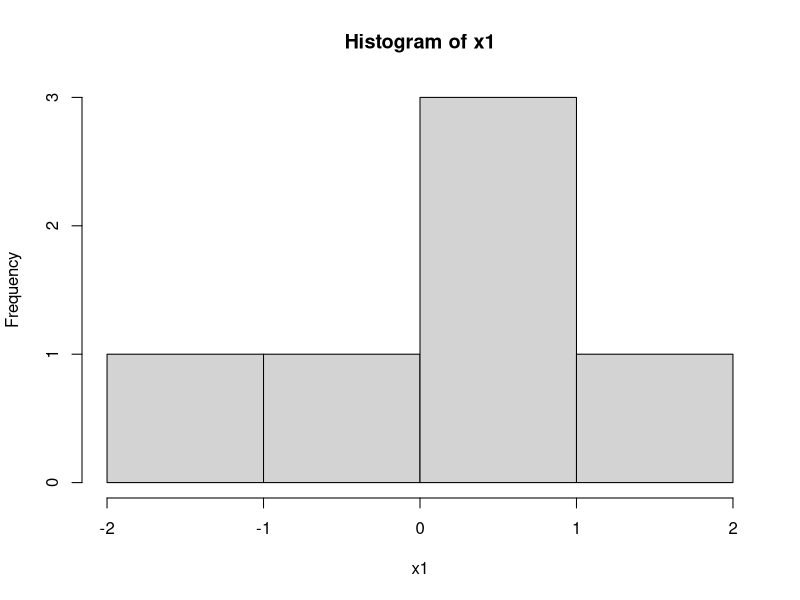
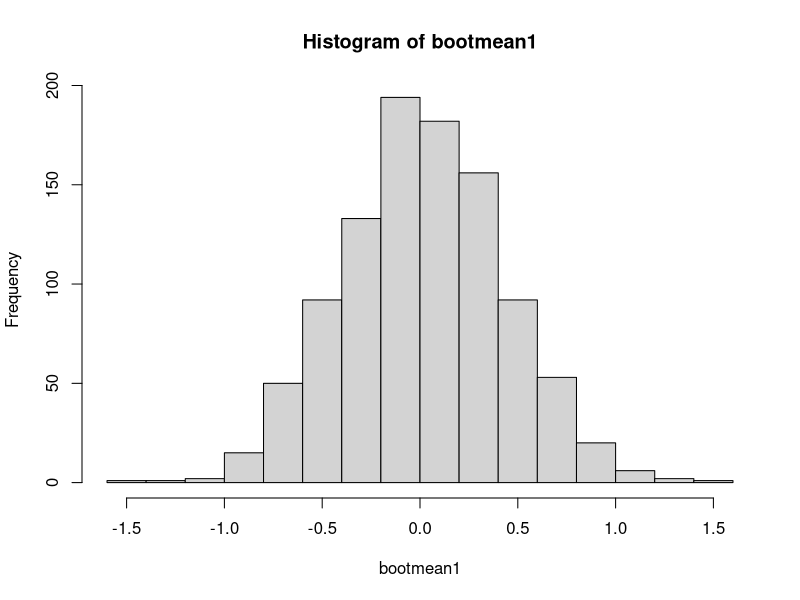
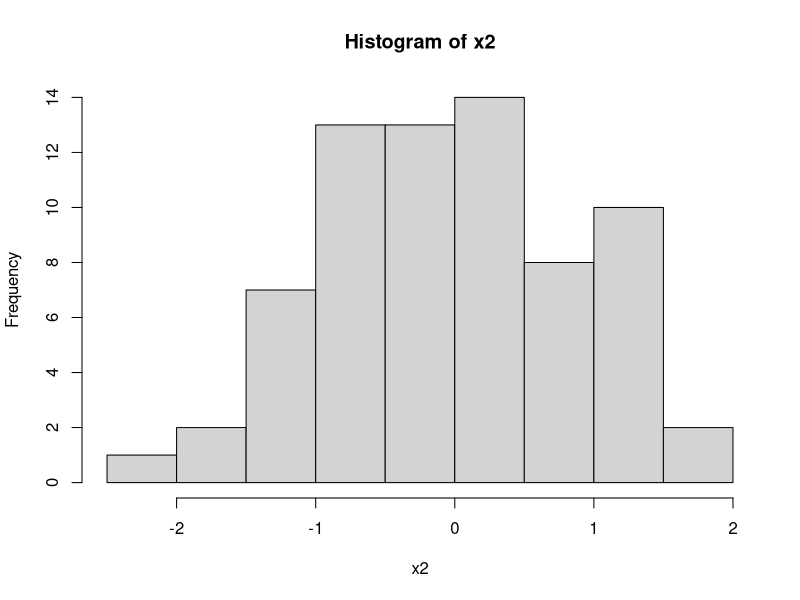
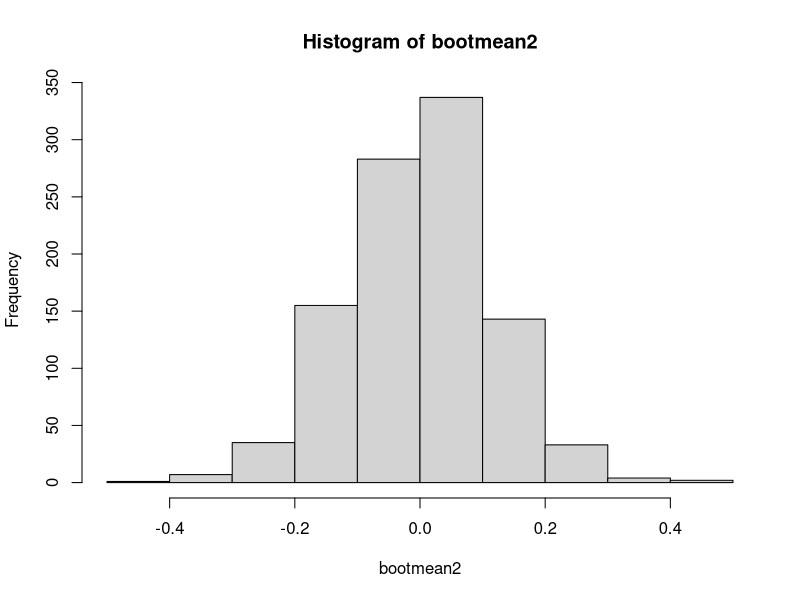
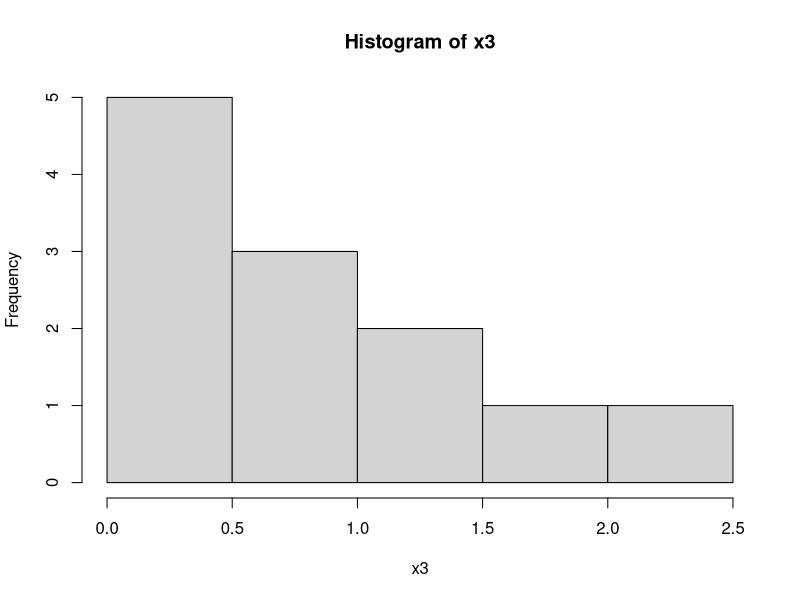
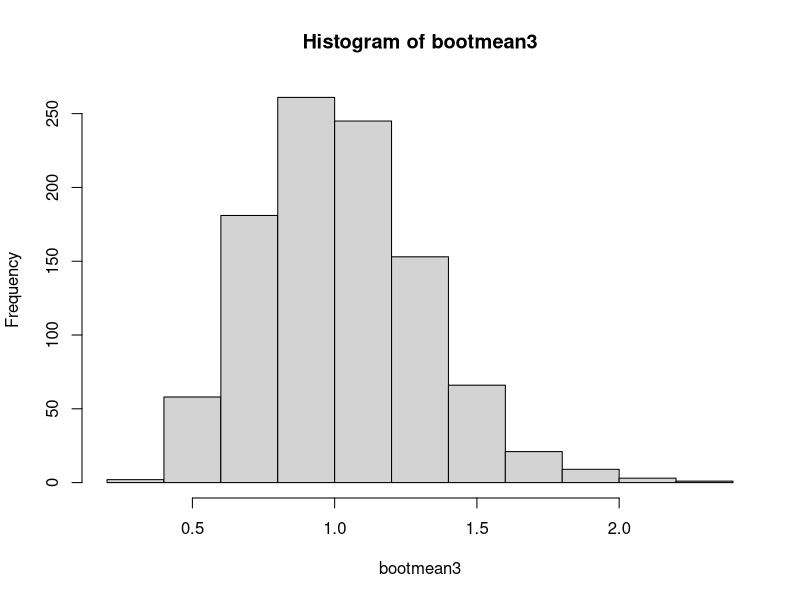
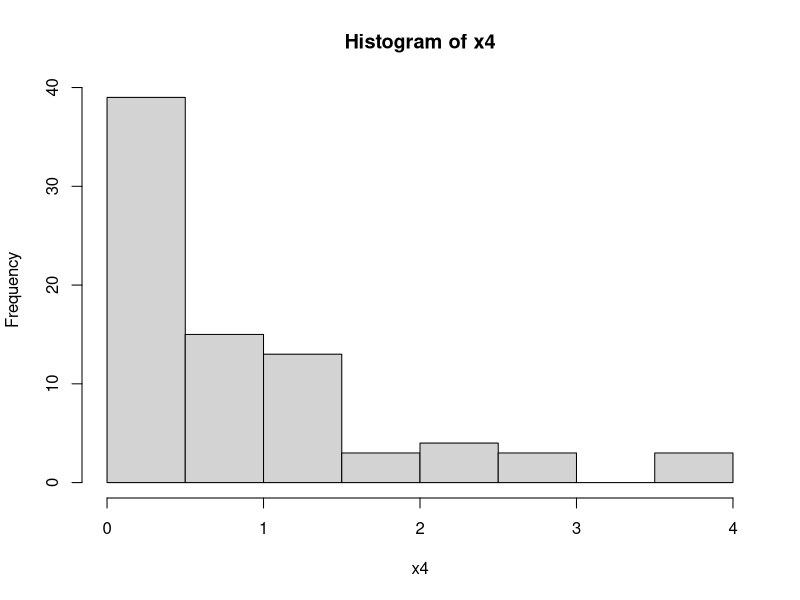
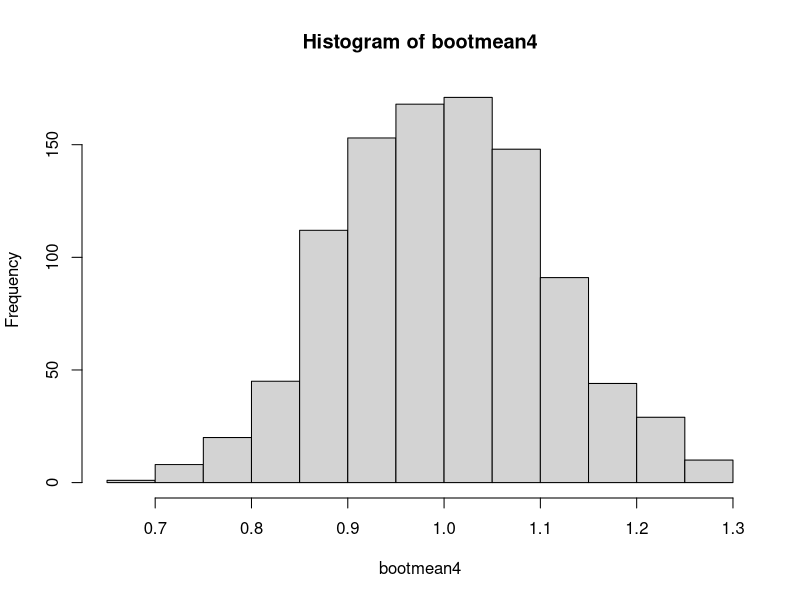

These charts were generated, in order, by the following R code:
## ---- chunk 1
n1 <- 6
nsim <- 1000
bootmean1 <- numeric (nsim)  
for (i in 1:nsim) {
  x1 <- rnorm(n1) 
  bootmean1 [i] <- mean (x1) 
} 
## ---- chunk 2
hist(x1) 
hist (bootmean1)
## ---- chunk 3
n2 <- 70
nsim <- 1000
bootmean2 <- numeric (nsim)  
for (i in 1:nsim) {
  x2 <- rnorm(n2) 
  bootmean2 [i] <- mean (x2) 
} 
## ---- chunk 4
hist(x2) 
hist (bootmean2)
## ---- chunk 5
n3 <- 12
nsim <- 1000
bootmean3 <- numeric (nsim)  
for (i in 1:nsim) {
  x3 <- rexp(n3) 
  bootmean3 [i] <- mean (x3) 
} 
## ---- chunk 6
hist(x3) 
hist (bootmean3)
## ---- chunk 7
n4 <- 80
nsim <- 1000
bootmean4 <- numeric (nsim)  
for (i in 1:nsim) {
  x4 <- rexp(n4) 
  bootmean4 [i] <- mean (x4) 
} 
## ---- chunk 8
hist(x4) 
hist (bootmean4)
